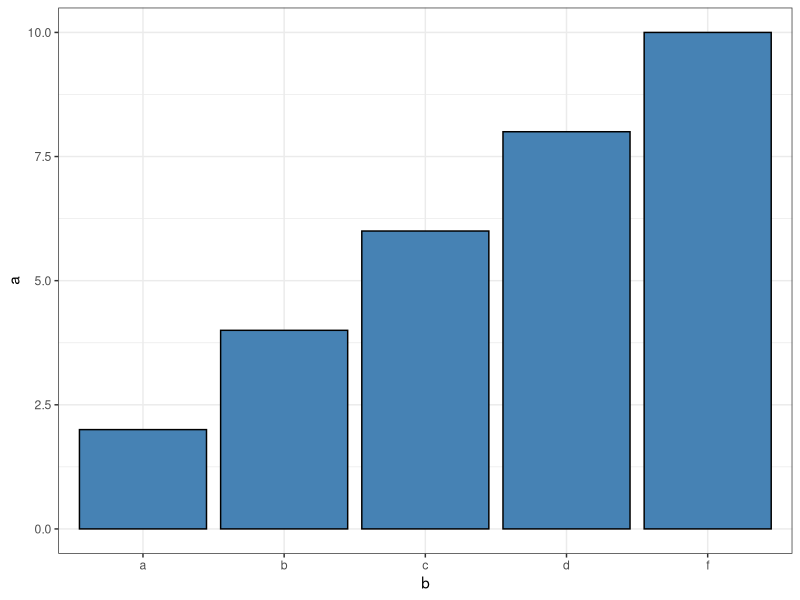

The R source for this figure:
getwd()
require(ggplot2)
require(RColorBrewer)

a<-data.frame(a=seq(2,10,2), b=c("a","b","c","d","f"))
str(a)

bplot<-ggplot(data=a, aes(x=b, y=a))+
  geom_bar(stat = "identity", position = position_dodge(), fill="steelblue", colour="black")+
  theme_bw()

bplot

write.table(a, file="DB_test.csv", sep=";", row.names = F)

#' EDITED By PCardoso. Try to add a pull request